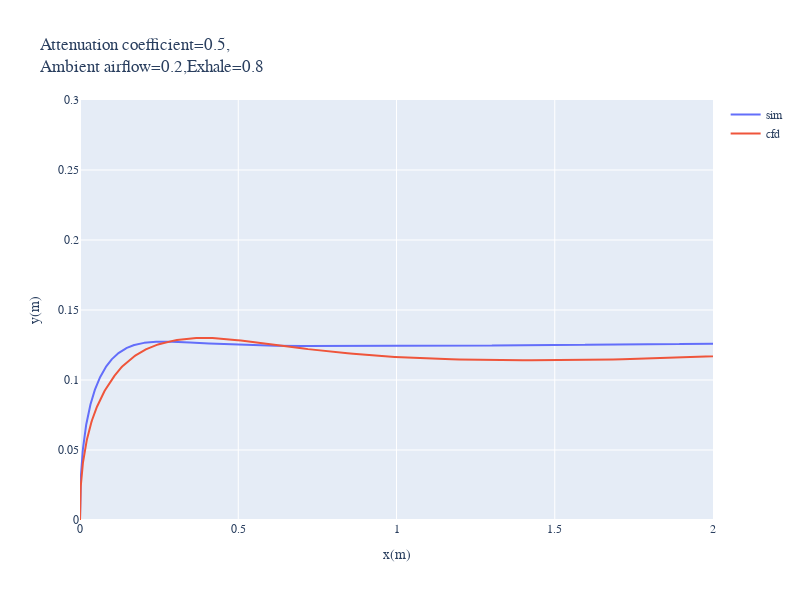

Here is the notebook cell this chart was saved with:
### Code cell
TIME = 20
DELTA_T = 0.005
K = 0.5
U = 0.2
EXHALE = [0,0.8]
FILE_PATH = f'../data/{EXHALE[1]}_{U}.csv'
fig1 = reslut_plot(TIME,DELTA_T,K,U,EXHALE,FILE_PATH)
fig2 = reslut_plot(TIME,DELTA_T,K,0.4,EXHALE,FILE_PATH)
fig1

### Figure 1 — Plotly figure (JSON) as saved in the notebook; plotly's stock layout.template omitted (floating-point values rounded to 4 significant figures; data arrays with more than 128 entries replaced by an {"elided": "..."} marker saying what was removed)
{"data": [{"mode": "lines", "name": "sim", "type": "scatter", "x": {"elided": "4001 float values"}, "y": {"elided": "4001 float values"}}, {"mode": "lines", "name": "cfd", "type": "scatter", "x": {"elided": "379 float values"}, "y": {"elided": "379 float values"}}], "layout": {"font": {"family": "Times New Roman"}, "height": 600, "title": {"text": "Attenuation coefficient=0.5,                    <br />Ambient airflow=0.2,Exhale=0.8"}, "width": 800, "xaxis": {"range": [0, 2], "title": {"text": "x(m)"}}, "yaxis": {"range": [0, 0.3], "title": {"text": "y(m)"}}}}
